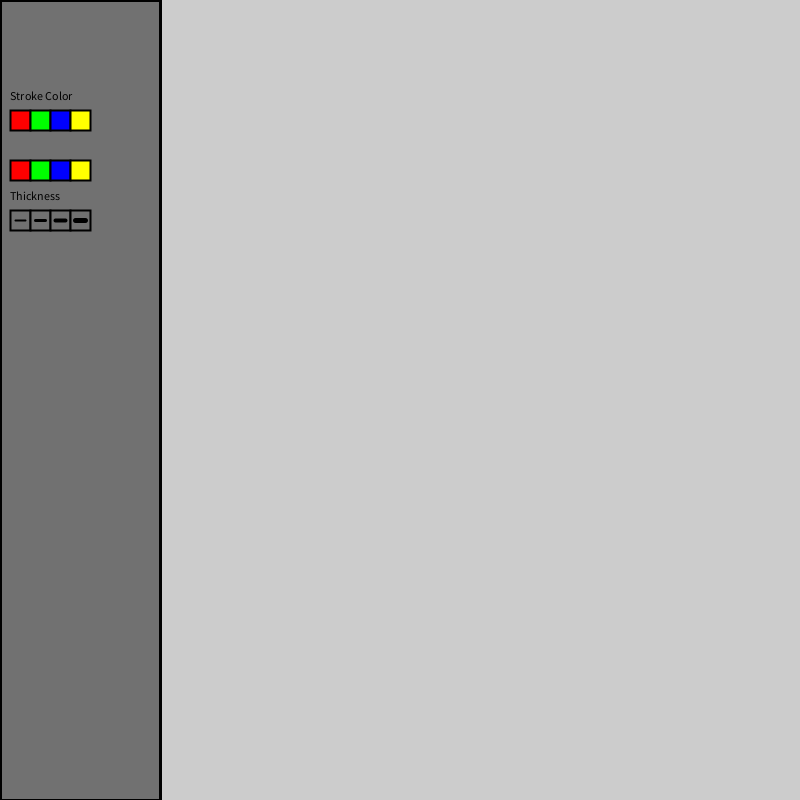
Frame 1 (no input)
Frame 60 (the mouse pressed at the canvas centre just before this capture): identical to frame 1, image omitted
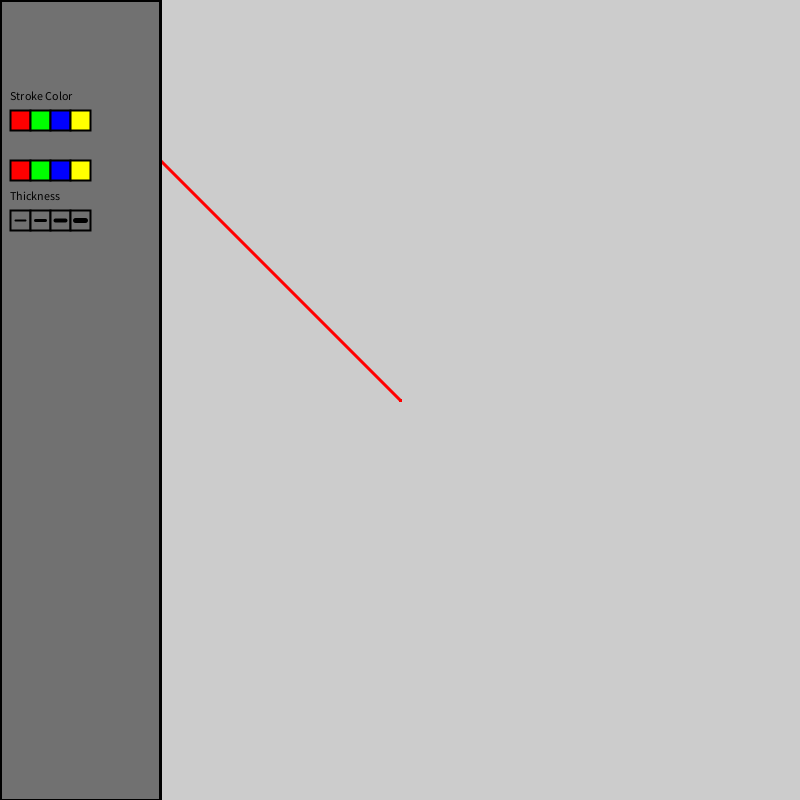
Frame 120 (the mouse held since frame 60 and released just before this capture)

The Processing sketch that drew these frames (run headless with seeded random() and noise(); from frame 60 on, the mouse is pressed at the canvas centre):

// Processing sketch: branch_responsibility
// ── branch_responsibility.pde
float rectRightX, rectRightY, rectWidth, strokeDis, bRed=255, bBlue=0, bGreen=0, bYellow=0, sRed=255, sBlue=0, sGreen=0, sYellow=0,stroke=3;
void setup() {
  size(800, 800);
  rectRightX=(width*1.25)/100;
  rectWidth=(width*2.5)/100;
  rectRightY=(height*13.75)/100;
}

void draw() {
  stroke(sRed, sGreen, sBlue);

    //fill(bRed, bGreen, bBlue);
          strokeWeight(stroke);

  line(pmouseX, pmouseY, mouseX, mouseY);
  stroke(0);

  drawAll();
}


void mousePressed() {
  if (mouseX > rectRightX && mouseX<rectRightX+rectWidth && mouseY<rectRightY+rectWidth) {
    sRed=255;
    sGreen=0;
    sBlue=0;
  } else if (mouseX>rectRightX+rectWidth &&mouseX<rectRightX+rectWidth+rectWidth && mouseY<rectRightY+rectWidth) {
    sRed=0;
    sGreen=255;
    sBlue=0;
  } else if (mouseX>rectRightX+rectWidth+rectWidth &&mouseX<rectRightX+(rectRightX+rectWidth*2)+10 && mouseY<rectRightY+rectWidth) {
    sRed=0;
    sGreen=0;
    sBlue=255;
  } else if (mouseX>rectRightX+(rectRightX+rectWidth*2)+10 && mouseX<rectRightX+(rectRightX+rectWidth*3)+10  && mouseY<rectRightY+rectWidth) {
    sRed=255;
    sGreen=255;
    sBlue=0;
  }
 
  if (mouseX>(rectRightX) && mouseX<(rectRightX+rectWidth) && mouseY>rectRightY+((width*6.25)/100) && mouseY<rectWidth+( rectRightY+((width*6.25)/100))){
    bRed=255;
    bGreen=0;
    bBlue=0;
    changeBack();
  } else if (mouseX>(rectRightX+rectWidth) && mouseX<rectRightX+(rectWidth*2) && mouseY>rectRightY+((width*6.25)/100)  && mouseY<rectWidth+( rectRightY+((width*6.25)/100))) {
    bRed=0;
    bGreen=255;
    bBlue=0;
    changeBack();
  } else if (mouseX>rectRightX+(rectWidth*2) && mouseX<rectRightX+3*rectWidth && mouseY>rectRightY+((width*6.25)/100)  && mouseY<rectWidth+( rectRightY+((width*6.25)/100))) {
    bRed=0;
    bGreen=0;
    bBlue=255;
    changeBack(); 
  }else if (mouseX>rectRightX+(rectWidth*3) && mouseX<rectRightX+4*rectWidth && mouseY>rectRightY+((width*6.25)/100)  && mouseY<rectWidth+( rectRightY+((width*6.25)/100))){
    bRed=255;
    bGreen=255;
    bBlue=0;
    changeBack();
  }
  

  if (mouseX>(rectRightX) && mouseX<(rectRightX+rectWidth) && mouseY>(rectRightY+((width*6.25)/100)*2) &&mouseY<rectWidth+(rectRightY+((width*6.25)/100)*2) ) {
    stroke=1;
  } else if (mouseX>(rectRightX+rectWidth) && mouseX<rectRightX+(rectWidth*2) && mouseY>(rectRightY+((width*6.25)/100)*2) &&mouseY<rectWidth+(rectRightY+((width*6.25)/100)*2) ) {
      stroke=3;

  } else if (mouseX>rectRightX+(rectWidth*2) && mouseX<rectRightX+3*rectWidth  && mouseY>(rectRightY+((width*6.25)/100)*2) &&mouseY<rectWidth+(rectRightY+((width*6.25)/100)*2) ) {
       stroke=5;

  }else if(mouseX>rectRightX+(rectWidth*3) && mouseX<rectRightX+4*rectWidth && mouseY>(rectRightY+((width*6.25)/100)*2) &&mouseY<rectWidth+(rectRightY+((width*6.25)/100)*2) ) {
        stroke=7;

  }
  
}

void changeBack() {
  background(bRed, bGreen, bBlue);
}
void drawAll() {
  fill(#717171);
  rect(0, 0, (width*20)/100, height);
  strokeWeight(2);
  fill(0);
  text("Stroke Color", rectRightX, rectRightX*10 );
  fill(255, 0, 0);
  rect(rectRightX, rectRightY, rectWidth, rectWidth);
  fill(0, 255, 0);
  rect(rectRightX+rectWidth, rectRightY, rectWidth, rectWidth);
  fill(0, 0, 255);
  rect(rectRightX+rectWidth*2, rectRightY, rectWidth, rectWidth);
  fill(255, 255, 0);
  rect(rectRightX+rectWidth*3, rectRightY, rectWidth, rectWidth);

  fill(0);

  fill(255, 0, 0);
  rect(rectRightX, rectRightY+((width*6.25)/100), rectWidth, rectWidth);
  fill(0, 255, 0);
  rect(rectRightX+rectWidth, rectRightY+((width*6.25)/100), rectWidth, rectWidth);
  fill(0, 0, 255);
  rect(rectRightX+(rectWidth*2), rectRightY+((width*6.25)/100), rectWidth, rectWidth);
  fill(255, 255, 0);
  rect(rectRightX+(rectWidth*3), rectRightY+((width*6.25)/100), rectWidth, rectWidth);

  fill(0);
  text("Thickness", rectRightX, rectRightX*20);
  fill(#717171);


  rect(rectRightX, rectRightY+((width*6.25)/100)*2, rectWidth, rectWidth);
  strokeWeight(2);
  line(rectRightX+(0.625*width)/100, rectRightY*2, (rectWidth/2)+(rectRightX+(0.625*width)/100), rectRightY*2);

  strokeWeight(2);

  rect(rectRightX+(rectWidth), rectRightY+((width*6.25)/100)*2, rectWidth, rectWidth);
  strokeWeight(3);
  line(rectRightX+((0.625*width)/100*5), rectRightY*2, (rectWidth*1.5)+(rectRightX+(0.625*width)/100), rectRightY*2);

  strokeWeight(2);

  rect(rectRightX+(rectWidth*2), rectRightY+((width*6.25)/100)*2, rectWidth, rectWidth);
  strokeWeight(4);
  line(rectRightX+((0.625*width)/100*9), rectRightY*2, (rectWidth*2.5)+(rectRightX+(0.625*width)/100), rectRightY*2);

  strokeWeight(2);

  rect(rectRightX+(rectWidth*3), rectRightY+((width*6.25)/100)*2, rectWidth, rectWidth);
  strokeWeight(5);
  line(rectRightX+((0.625*width)/100*13), rectRightY*2, (rectWidth*3.5)+(rectRightX+(0.625*width)/100), rectRightY*2);
  strokeWeight(2);
}
